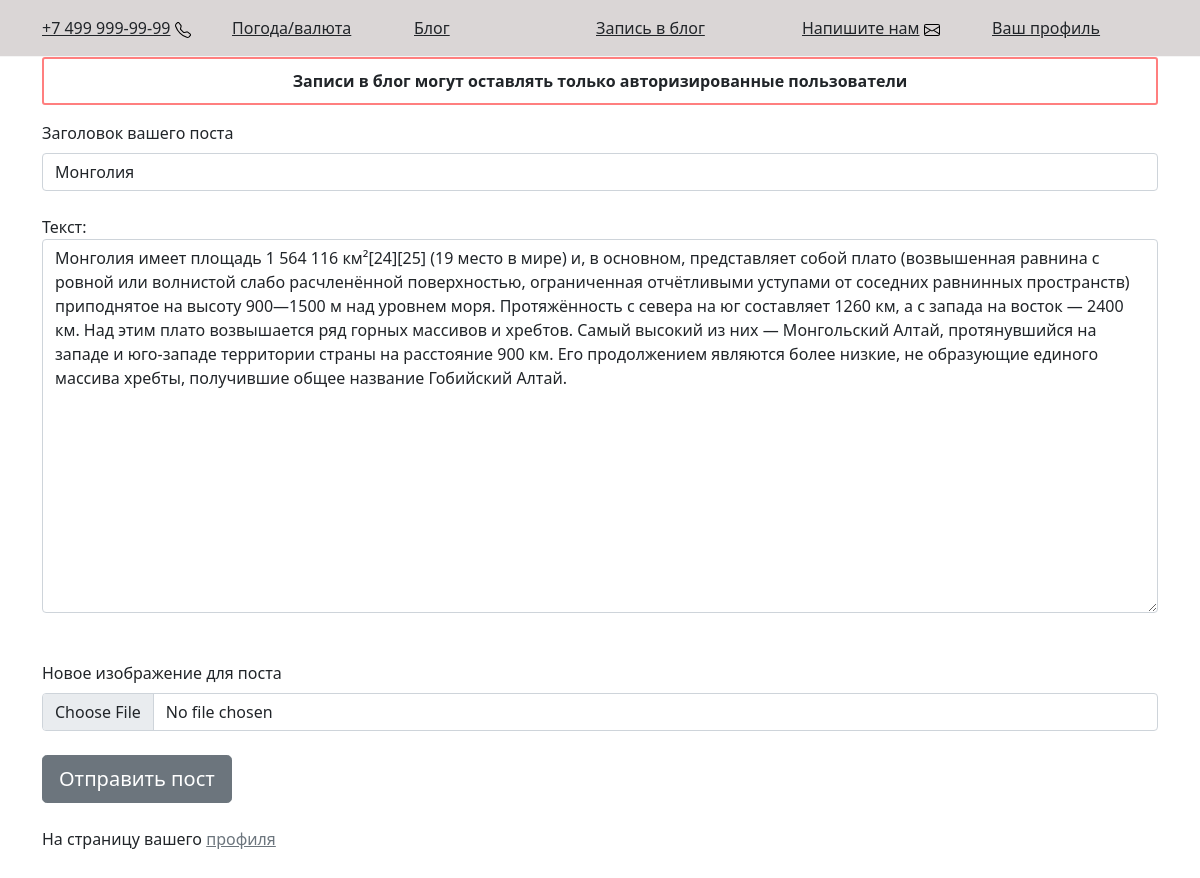
Page /templates/toBlogEdit.php?id=38 on the committed database.
### tables this page shows
CREATE TABLE `posts` (
  `id` int UNSIGNED NOT NULL,
  `title` varchar(255) DEFAULT NULL,
  `text` text,
  `insertedOn` datetime DEFAULT NULL,
  `userId` int UNSIGNED DEFAULT NULL,
  `img` varchar(255) DEFAULT NULL
);

### templates/functions.php (called while the page is built, shortened)
<?php
require_once $_SERVER['DOCUMENT_ROOT'] . '/config/connect.php';
function getMessageBlogForEdit($x)
{
	global $connect;
	$query = "SELECT posts.id,posts.title,posts.text,posts.insertedOn,posts.userId,posts.img, users.fullname
	FROM posts LEFT JOIN users ON posts.userId = users.id WHERE posts.id = $x";
	$res = mysqli_query($connect, $query);
	return mysqli_fetch_all($res, MYSQLI_ASSOC);
}

### templates/toBlogEdit.php (the view, shortened to what this page needs)
<?php
require_once $_SERVER['DOCUMENT_ROOT'] . '/config/connect.php';
require_once $_SERVER['DOCUMENT_ROOT'] . '/templates/functions.php';
$getMessageBlogForEdit = getMessageBlogForEdit($_GET['id']);
?>
<!doctype html>
<html lang="ru">
    <?php require $_SERVER['DOCUMENT_ROOT'] . "/templates/head.php"?>
    <body>
        <?php require $_SERVER['DOCUMENT_ROOT'] . "/templates/header.php"?>
        <main>
            <div class="container">
                <div class="row">
                    <div class="col-md">
                        <form action="/templates/toBlogEditHandler.php" method="post" enctype="multipart/form-data">
                            <div><?php if (!isset($_SESSION['user'])) {
                            echo '<p class="msg">' . "Записи в блог могут оставлять только авторизированные пользователи" . '</p>';}?></div>
                            <div class="mb-4">
                            <label class="form-label" >Заголовок вашего поста</label>
                            <input type="text" name="titleBlogEdit" placeholder="Введите заговолок" class="form-control" value="<?=$getMessageBlogForEdit[0]['title']?>">
                            </div>
                            <div class="mb-4">
                            <label for="text">Текст:</label><br>
			                <textarea type="text" name="textareaBlogEdit" placeholder="Введите ваш текст" class="form-control" rows="15" cols="45"><?=$getMessageBlogForEdit[0]['text']?></textarea>
                            </div>
                            <div class="mb-4">
                            <img src="<?="/" . $getMessageBlogForEdit[0]['img']?>" alt="" width="200" ><br>
                            <label class="form-label" >Новое изображение для поста</label>
                            <input type="file" name="imageBlogEdit" class="form-control">
                            </div>
                            <div class="mb-4">
                            <button type="submit" class="btn btn-secondary btn-lg btn-block">Отправить пост</button>
                            </div>
                                На страницу вашего <a href="/templates/profile.php" class="text-secondary">профиля</a>
                            </div>
                    </div>
                </div>
        </main>
    </body>
</html>

### styles/main.css (style rules this page uses)
html, body { height: 100%; }
main { padding-bottom: 100px; }
.msg { border: 2px solid #ff7f7f; border-radius: 3px; padding: 10px; text-align: center; font-weight: 700; }

### rows in the picture
posts: titleBlogEdit "Монголия", textareaBlogEdit "Монголия имеет площадь 1 564 116 км²[24][25] (19 место в мире) и, в основном, представляет собой плато (возвышенная равнина с ровной или волнистой слабо расчленённой поверхностью, ограниченная отчётливыми уступами от соседних равнинных пространств) приподнятое на высоту 900—1500 м над уровнем моря. Протяжённость с севера на юг составляет 1260 км, а с запада на восток — 2400 км. Над этим плато возвышается ряд горных массивов и хребтов. Самый высокий из них — Монгольский Алтай, протянувшийся на западе и юго-западе территории страны на расстояние 900 км. Его продолжением являются более низкие, не образующие единого массива хребты, получившие общее название Гобийский Алтай."
